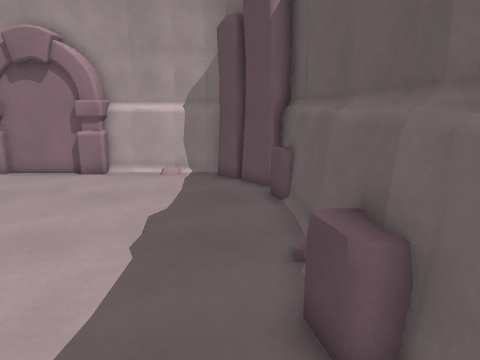
View 1 (above)

12 first-person views from a walk through a level from a Godot 3-D game. The camera is 1.5 m above the floor, tilts 12° down and sees 70° across. The floor is counted in squares, 0.5 m on a side. Each view is taken from the middle of a square. On the plan, view 1 faces up. The plan holds only what a view shows up to about 20 squares ahead; the rest is blank.

View 2
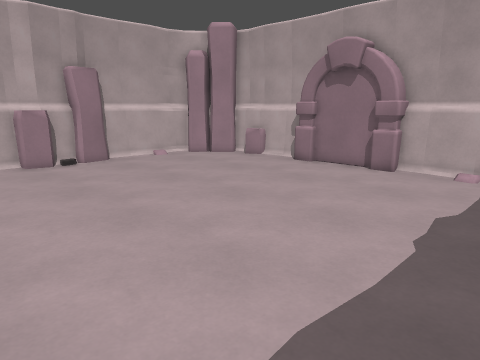

View 3
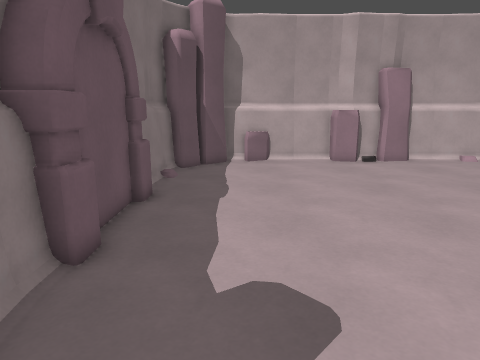

View 4
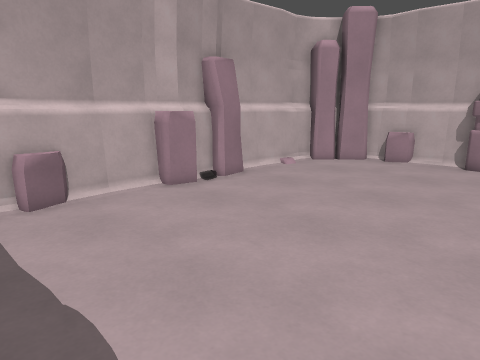

View 5
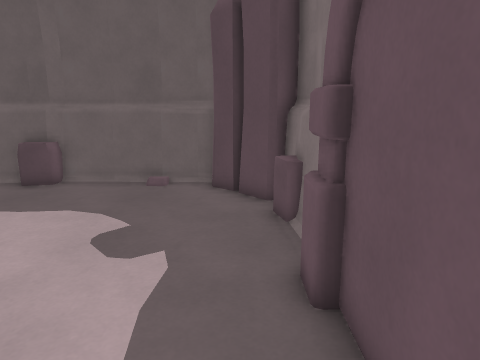

View 6
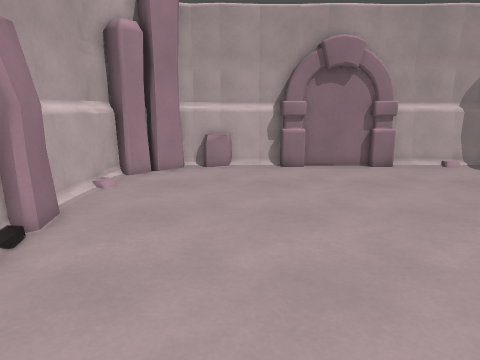

View 7
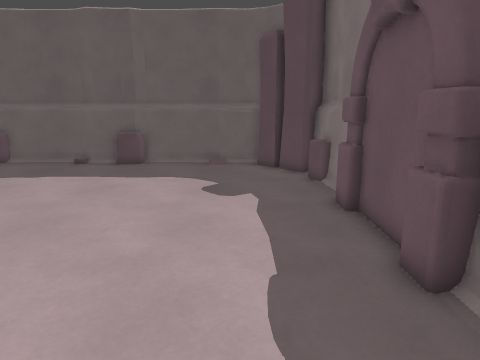

View 8
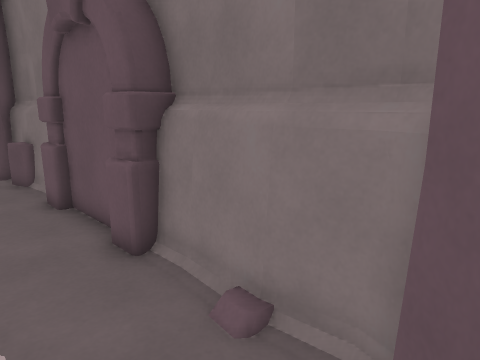

View 9
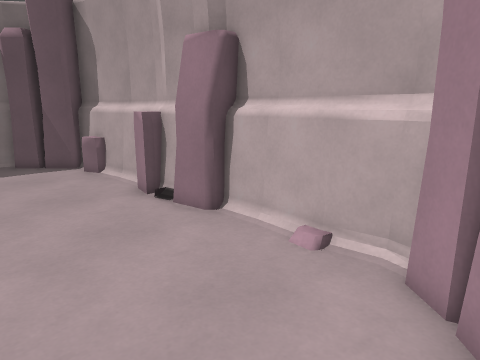

View 10
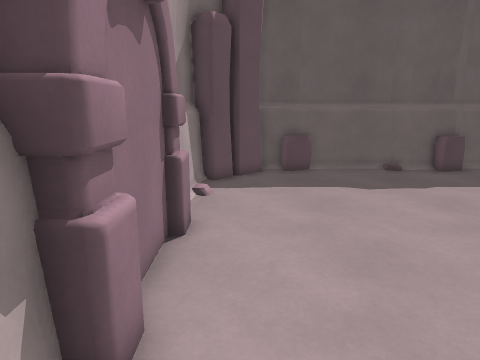

View 11
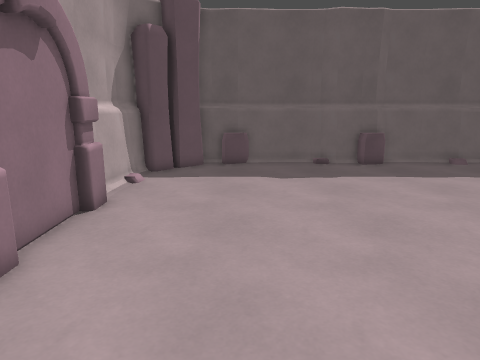

View 12
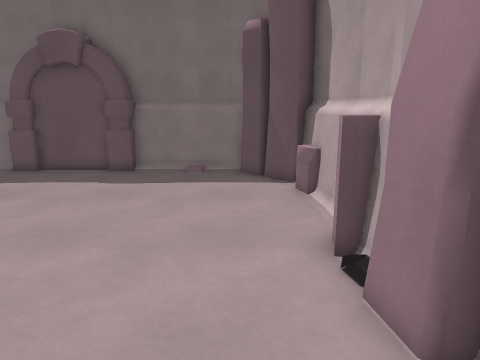

### Floor plan
Key: @ floor where view 1 was taken; # wall or solid block; . floor; = window, fence, low wall or low ledge; ^ raised ledge.
Columns run from 20 left of view 1 to 2 right of it. Each row starts with its distance up from view 1.
 16    ##################
 15  ###==..##...##....###
 14 ###.................###
 13 ##...................##
 12 #....................=#
 11 #....................=#
 10 #.....................#
  9 #.....................#
  8 #.....................#
  7 ##................... #
  6 ##...................=#
  5 ##...................=#
  4 #^...................=#
  3 ##...................=#
  2 #.....................#
  1 #.....................#
  0 #...................@.#
 -1 #=....................#
 -2 #=....................#
 -3 ##...................##
 -4  ##.................##
 -5   ####..#######.===##
 -6      #####   ########

Where each view was taken, in squares from view 1:
view 1: 0 up, 0 right, facing up
view 2: 1 down, 0 right, facing up-left
view 3: 2 down, 0 right, facing left
view 4: 4 down, 8 left, facing up-left
view 5: 4 down, 12 left, facing right
view 6: 2 down, 14 left, facing up
view 7: 2 down, 17 left, facing right
view 8: 2 down, 18 left, facing down-right
view 9: 15 up, 13 left, facing down-left
view 10: 14 up, 15 left, facing right
view 11: 11 up, 17 left, facing right
view 12: 11 up, 17 left, facing down
